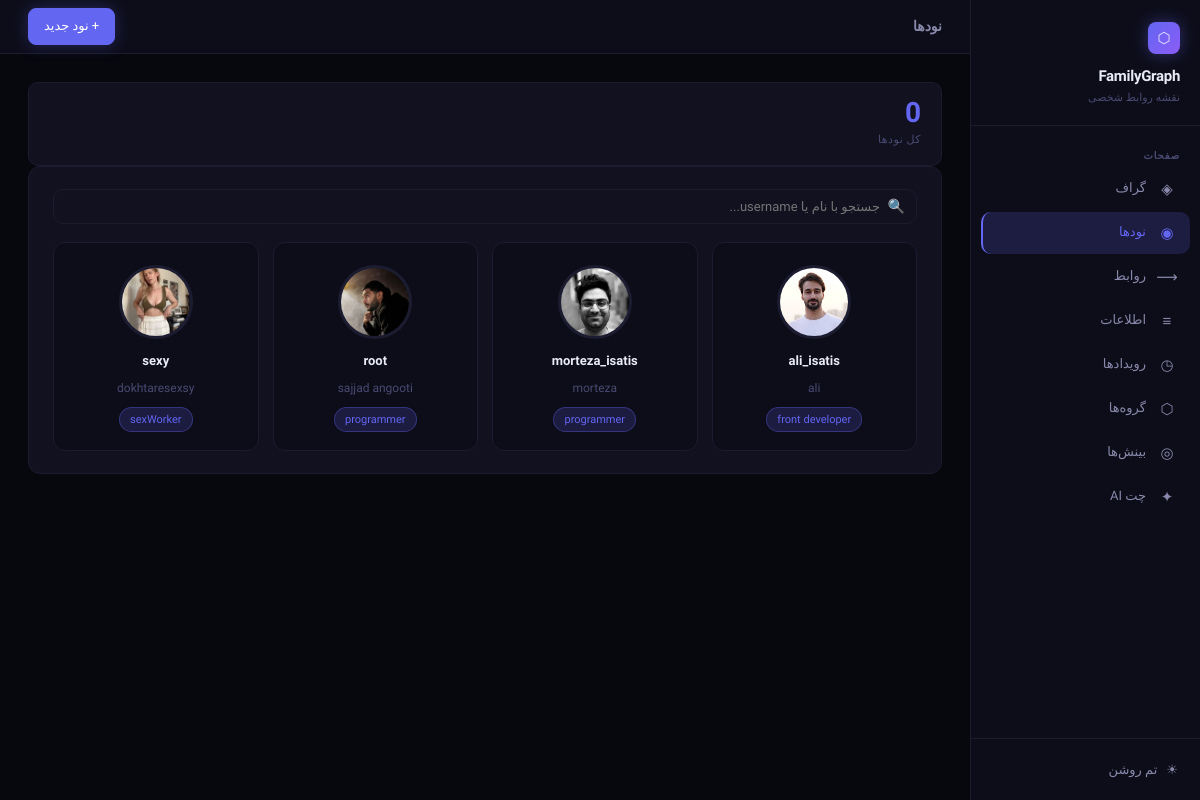
/nodes/, run on the app's committed database.
### main/models.py (models this page shows, shortened)
class Node(models.Model):
    username = models.CharField(max_length=100, unique=True)
    picture = models.ImageField(upload_to="media/", blank=True, null=True)
    name = models.CharField(max_length=200, blank=True)
    birth_day = models.DateField(blank=True, null=True)
    career = models.CharField(max_length=200, blank=True)
    phone_number = models.CharField(max_length=20, blank=True)
    class Meta:
        ordering = ['username']

### main/views.py (the view)
# urls.py: path('nodes/', views.NodeListView.as_view(), name='node_list'),
class NodeListView(ListView):
    model = Node
    template_name = 'nodes/node_list.html'
    context_object_name = 'nodes'
    paginate_by = 24
    def get_queryset(self):
        return Node.objects.all().only(
            "id",
            "username",
            "picture",
            "name",
            "career"
        )

### templates/nodes/node_list.html (shortened to what this page needs)
{% extends "base.html" %}
{% block page_title %}نودها{% endblock %}
{% block nav_nodes %}active{% endblock %}
{% block topbar_actions %}<a href="{% url 'node_create' %}" class="btn btn-primary">+ نود جدید</a>{% endblock %}
{% block content %}
<div class="stat-row">
  <div class="stat">
    <div class="stat-n">{{ page_obj.paginator.count|default:nodes|length }}</div>
    <div class="stat-l">کل نودها</div>
  </div>
</div>
<div class="card">
  <div class="toolbar">
    <div class="search-wrap">
      <span class="search-icon">🔍</span>
      <input class="search" type="text" placeholder="جستجو با نام یا username..." onkeyup="filterNodes(this.value)">
    </div>
  </div>
  <div class="node-grid" id="nodeGrid">
    {% for node in nodes %}
    <a class="node-card"
       href="{% url 'node_detail' node.id %}"
       data-search="{{ node.username|lower }} {{ node.name|lower }}">
      <div class="avatar-ring">
        {% if node.picture %}
          <div class="avatar"><img src="{{ node.picture.url }}" alt="{{ node.username }}"></div>
        {% else %}
          <div class="avatar-ph">{{ node.username|first|upper }}</div>
        {% endif %}
      </div>
      <div class="node-username">{{ node.username }}</div>
      {% if node.name %}<div class="node-name">{{ node.name }}</div>{% endif %}
      {% if node.career %}<div class="node-career">{{ node.career }}</div>{% endif %}
    </a>
    {% empty %}
    <div class="empty-state">
      <div class="empty-icon">◎</div>
      <div class="empty-text">هنوز هیچ نودی ثبت نشده</div>
      <a href="{% url 'node_create' %}" class="btn btn-primary">+ اولین نود رو اضافه کن</a>
    </div>
    {% endfor %}
  </div>
</div>
{% endblock %}

### data on the page
Node: picture (picture), username "ali_isatis", name "ali", career "front developer"
Node: picture (picture), username "morteza_isatis", name "morteza", career "programmer"
Node: picture (picture), username "root", name "sajjad angooti", career "programmer"
Node: picture (picture), username "sexy", name "dokhtaresexsy", career "sexWorker"

### other printed values
{{ page_obj.paginator.count|default:nodes|length }} "0"
